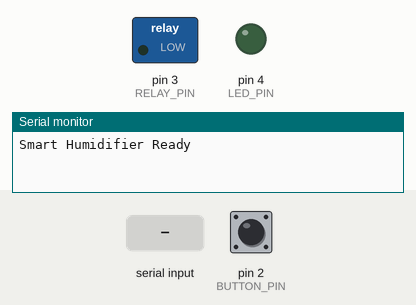
Recording of a sketch running on a simulated Arduino Uno, built with avr-gcc and run on an emulated ATmega328P. Shown: switched loads named in the sketch (green lamp = pin HIGH), output pins drawn as LEDs (lit = HIGH), the last lines printed to the serial monitor. Inputs (shaded band) come from the test bench; at power-on: pin 2 (BUTTON_PIN) HIGH.

Above: at 1.2 s.
1.3 s: pin 2 (BUTTON_PIN) pulled LOW for 0.15 s
At 2.5 s:
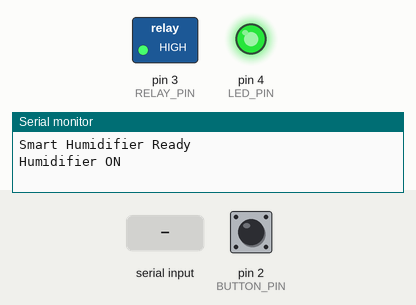
2.9 s: "0" received over Serial
At 3.8 s:
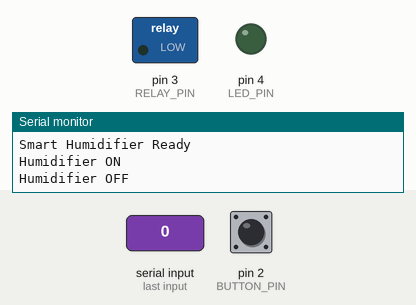
4.4 s: "1" received over Serial
At 4.9 s:
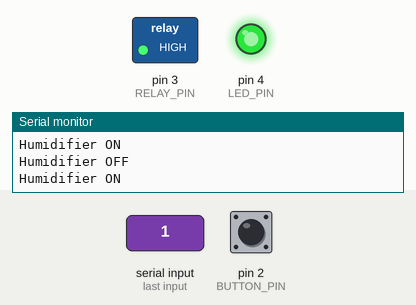
5.9 s: pin 2 (BUTTON_PIN) pulled LOW for 1 s
At 7.2 s:
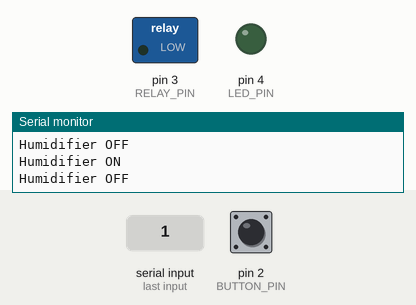
Timing chart, 0 to 8.9 s (numbered marks = the images above; inputs shaded):
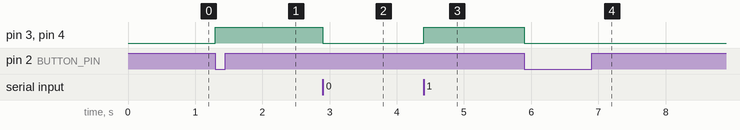

Measured:
- after the input at 1.3 s, pin 3 (RELAY_PIN), pin 4 (LED_PIN): LOW → HIGH at once
- after the input at 2.9 s, pin 3 (RELAY_PIN), pin 4 (LED_PIN): HIGH → LOW at once
- after the input at 4.4 s, pin 3 (RELAY_PIN), pin 4 (LED_PIN): LOW → HIGH at once
- after the input at 5.9 s, pin 3 (RELAY_PIN), pin 4 (LED_PIN): HIGH → LOW at once

The sketch:

sketch.ino
```cpp
#define BUTTON_PIN 2
#define RELAY_PIN 3
#define LED_PIN 4

bool humidifierOn = false;
bool buttonPressed = false;

void setup() {
  pinMode(BUTTON_PIN, INPUT_PULLUP);
  pinMode(RELAY_PIN, OUTPUT);
  pinMode(LED_PIN, OUTPUT);
  Serial.begin(9600);
  Serial.println("Smart Humidifier Ready");
}

void loop() {
  // Read button
  if (digitalRead(BUTTON_PIN) == LOW) {
    if (!buttonPressed) {
      toggleHumidifier();
      buttonPressed = true;
      delay(300); // debounce delay
    }
  } else {
    buttonPressed = false;
  }

  // Check for serial input (simulate Bluetooth)
  if (Serial.available()) {
    char cmd = Serial.read();
    if (cmd == '1') {
      turnOnHumidifier();
    } else if (cmd == '0') {
      turnOffHumidifier();
    }
  }
}

void toggleHumidifier() {
  if (humidifierOn) {
    turnOffHumidifier();
  } else {
    turnOnHumidifier();
  }
}

void turnOnHumidifier() {
  digitalWrite(RELAY_PIN, HIGH); // Relay ON
  digitalWrite(LED_PIN, HIGH);   // LED ON
  humidifierOn = true;
  Serial.println("Humidifier ON");
}

void turnOffHumidifier() {
  digitalWrite(RELAY_PIN, LOW);  // Relay OFF
  digitalWrite(LED_PIN, LOW);    // LED OFF
  humidifierOn = false;
  Serial.println("Humidifier OFF");
}
```
